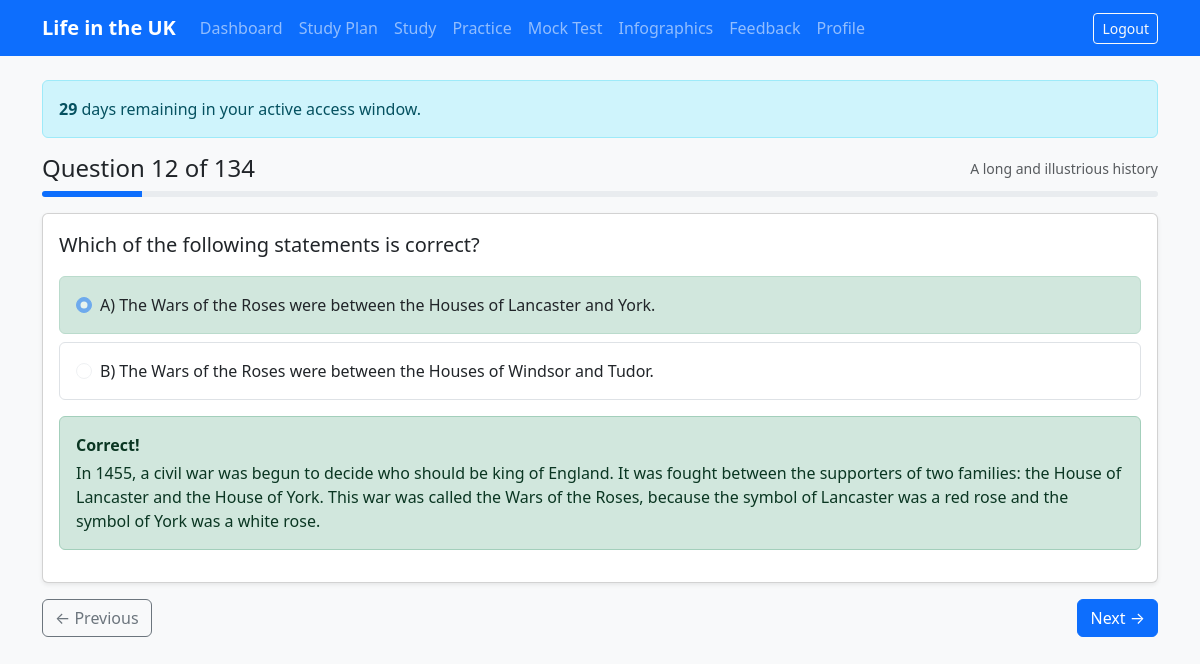
The page /practice/11/q/11/ (signed in) on the database its author committed.
### practice/models.py (models this page shows, shortened)
class Question(models.Model):
    topic = models.ForeignKey(Topic, on_delete=models.CASCADE, related_name="questions")
    text = models.TextField()
    explanation = models.TextField(blank=True)

class AnswerOption(models.Model):
    question = models.ForeignKey(Question, on_delete=models.CASCADE, related_name="options")
    text = models.CharField(max_length=500)
    is_correct = models.BooleanField(default=False)
    display_order = models.PositiveSmallIntegerField(default=0)
    class Meta:
        ordering = ["display_order"]

class PracticeResponse(models.Model):
    session = models.ForeignKey(PracticeSession, on_delete=models.CASCADE, related_name="responses")
    question = models.ForeignKey(Question, on_delete=models.CASCADE)
    selected_option = models.ForeignKey(AnswerOption, on_delete=models.SET_NULL, null=True, blank=True)
    is_correct = models.BooleanField(default=False)
    response_time_ms = models.PositiveIntegerField(default=0)
    explanation_viewed = models.BooleanField(default=False)
    answered_at = models.DateTimeField(auto_now=True)
    class Meta:
        constraints = [
            models.UniqueConstraint(fields=["session", "question"], name="unique_practice_response"),
        ]

### content/models.py (models this page shows, shortened)
class Topic(models.Model):
    code = models.PositiveSmallIntegerField(unique=True)
    name = models.CharField(max_length=200)
    class Meta:
        ordering = ["code"]

### practice/views.py (the view)
# urls.py: path("<int:session_id>/q/<int:index>/", views.practice_question, name="question"),
@login_required
def practice_question(request, session_id, index):
    session = get_object_or_404(PracticeSession, id=session_id, user=request.user)
    ids = session.question_ids
    if index < 0 or index >= len(ids):
        return redirect("practice:result", session_id=session.id)
    question = get_object_or_404(Question, id=ids[index])
    response = PracticeResponse.objects.filter(session=session, question=question).first()
    return render(request, "practice/question.html", {
        "session": session,
        "question": question,
        "options": question.options.all(),
        "index": index,
        "total": len(ids),
        "response": response,
        "has_prev": index > 0,
        "has_next": index < len(ids) - 1,
    })

### accounts/context_processors.py (called while the page is built)
def active_window(request):
    user = getattr(request, "user", None)
    if user is not None and user.is_authenticated and not user.is_superuser:
        return {
            "remaining_days": user.get_remaining_days(),
            "membership_active": user.is_membership_active,
        }
    return {"remaining_days": None, "membership_active": None}

### accounts/models.py (called while the page is built)
    @property
    def is_membership_active(self):
        return bool(self.active_until and timezone.now() <= self.active_until)

    def get_remaining_days(self):
        if not self.active_until:
            return 0
        delta = self.active_until - timezone.now()
        if delta.total_seconds() <= 0:
            return 0
        return delta.days + (1 if delta.seconds > 0 else 0)

### templates/practice/question.html (shortened to what this page needs)
{% extends "base.html" %}
{% block content %}
<div class="d-flex justify-content-between align-items-center mb-2">
  <h4 class="mb-0">Question {{ index|add:1 }} of {{ total }}</h4>
  <span class="text-muted small">{{ question.topic.name }}</span>
</div>
<div class="progress mb-3" style="height:6px;">
  <div class="progress-bar" style="width:{% widthratio index|add:1 total 100 %}%"></div>
</div>
<div class="card shadow-sm mb-3">
  <div class="card-body">
    <p class="fs-5 mb-3">{{ question.text }}</p>
    <form method="post" action="{% url 'practice:answer' session.id index %}" id="answer-form">
      {% for opt in options %}
      <label class="d-flex align-items-start gap-2 border rounded p-3 mb-2 option-label
        {% if response and response.selected_option_id == opt.id %} selected-option{% endif %}
        {% if response %}{% if opt.is_correct %} correct{% elif response.selected_option_id == opt.id %} wrong{% endif %}{% endif %}"
        style="cursor:{% if response %}default{% else %}pointer{% endif %}">
        <input class="form-check-input mt-1 flex-shrink-0" type="radio" name="option" value="{{ opt.id }}"
          {% if response %}disabled{% endif %}
          {% if response.selected_option_id == opt.id %}checked{% endif %}
          {% if not response %}onchange="submitAnswer()"{% endif %}>
        <span>{{ opt.text }}</span>
      </label>
      {% endfor %}
    </form>
    <div id="explanation-block" class="alert mt-3
      {% if response %}{% if response.is_correct %}alert-success{% else %}alert-danger{% endif %}{% else %}alert-secondary d-none{% endif %}">
      {% if response %}
        <strong>{% if response.is_correct %}Correct!{% else %}Incorrect.{% endif %}</strong>
      {% else %}
        <strong>Explanation:</strong>
      {% endif %}
      <div class="mt-1">{{ question.explanation|default:"No explanation available." }}</div>
    </div>
  </div>
</div>
<div class="d-flex justify-content-between">
  {% if has_prev %}
    <a class="btn btn-outline-secondary" href="{% url 'practice:question' session.id index|add:'-1' %}">&larr; Previous</a>
  {% else %}<span></span>{% endif %}
  {% if response %}
    {% if has_next %}
      <a class="btn btn-primary" href="{% url 'practice:question' session.id index|add:1 %}">Next &rarr;</a>
    {% else %}
      <a class="btn btn-success" href="{% url 'practice:result' session.id %}">Finish &rarr;</a>
    {% endif %}
  {% endif %}
</div>
{% endblock %}

### static/css/app.css (style rules this page uses)
body { font-family: system-ui, -apple-system, "Segoe UI", Roboto, sans-serif; }
.option-label { cursor: pointer; transition: background .15s; }
.option-label.selected-option { background: #e8f0ff !important; border-color: #9ec5fe !important; }
.option-label.correct { background: #d1e7dd !important; border-color: #badbcc !important; }

### rows shown on the page
Question: topic.name "A long and illustrious history", text "Which of the following statements is correct?", explanation "In 1455, a civil war was begun to decide who should be king of England. It was fought between the supporters of two families: the House of Lancaster and the House of York. This war was called the Wars of the Roses, because the symbol of Lancaster was a red rose and the symbol of York was a white rose."
AnswerOption: option "☑ A) The Wars of the Roses were", text "A) The Wars of the Roses were between the Houses of Lancaster and York."
AnswerOption: option "☐ B) The Wars of the Roses were", text "B) The Wars of the Roses were between the Houses of Windsor and Tudor."

### other values the page prints
{{ remaining_days }} "29"
{{ index|add:1 }} "12"
{{ total }} "134"
